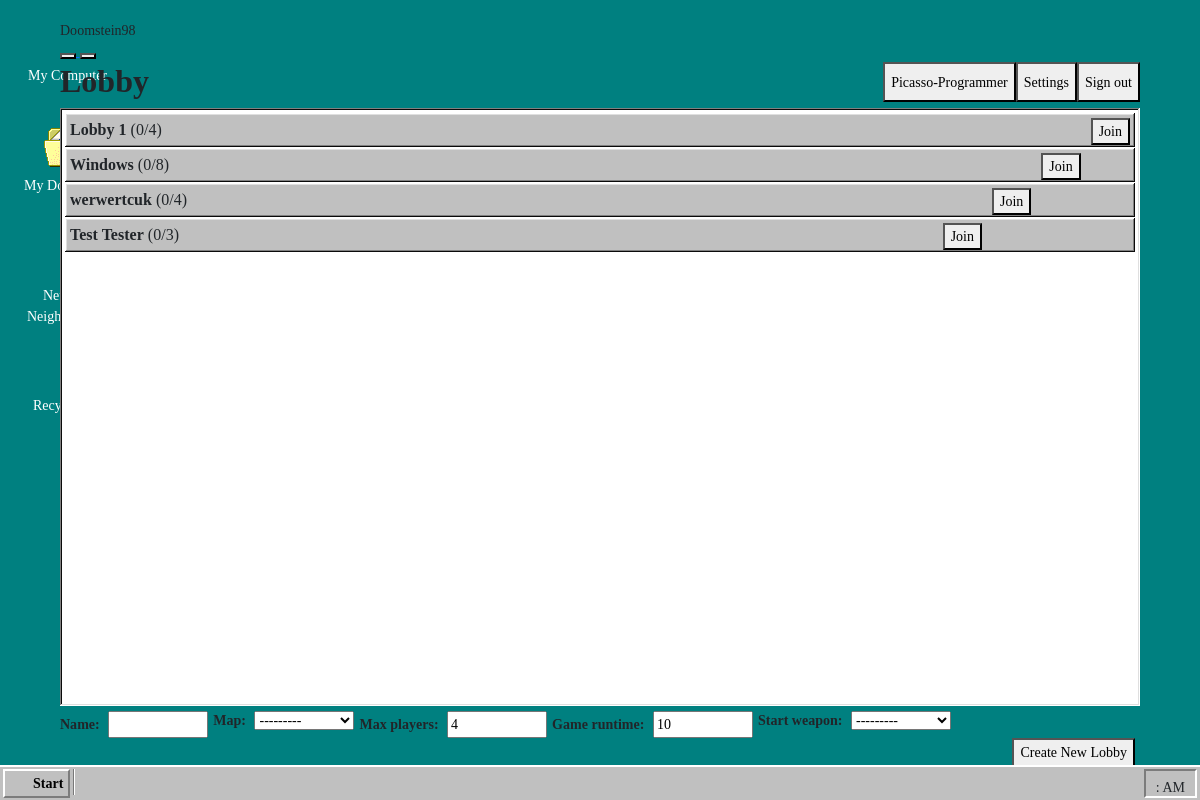
The app's page /menu/ (signed in) with its own data.
### Login/models.py (models this page shows, shortened)
class User(AbstractBaseUser, PermissionsMixin):
    email = models.EmailField(_('email'), max_length=100, unique=True)
    user_name = models.CharField(max_length=100, unique=True)
    creation_date = models.DateTimeField(default=timezone.now)
    is_staff = models.BooleanField(default=False)
    is_active = models.BooleanField(default=False)
    objects = AccountManager()
    USERNAME_FIELD = 'email'
    REQUIRED_FIELDS = ['user_name']

### lobby/models.py (models this page shows, shortened)
class Lobby(models.Model):
    name = models.CharField(max_length=50, unique=True)
    map = models.ForeignKey(Map, on_delete=models.CASCADE)
    mode = models.IntegerField(default=0)
    max_players = models.SmallIntegerField(default=4)
    current_players = models.SmallIntegerField(default=0)
    game_runtime = models.IntegerField(default=10)
    start_weapon = models.ForeignKey(Weapon, on_delete=models.CASCADE)

### Mainmenu/views.py (the view)
# urls.py: path('menu/', views.menu, name="menu"),
@login_required(login_url='/accounts/login/')
def menu(request):
    lobbies = Lobby.objects.all()
    context = {'lobbies': lobbies}
    if request.method == "POST":
        form = LobbyForm(request.POST)
        if form.is_valid():
            user = form.save()
            messages.add_message(request, messages.SUCCESS,
                                 'Lobby created.')
            return redirect(reverse("menu"))
        else:
            context['lobby_form'] = form
            messages.add_message(request, messages.ERROR,
                                 'Lobby was not created.')
    else:
        form = LobbyForm(request)
        context['lobby_form'] = form
    return render(request, "menu.html",
                  {'form': LobbyForm, 'lobbies': Lobby.objects.all()})

### lobby/models.py (called while the page is built)
    def __str__(self) -> str:
        return self.name

    def __str__(self) -> str:
        return self.name

### Mainmenu/templates/menu.html (shortened to what this page needs)
{% extends 'base.html' %}
{% block content %}
{% load static %}
<link rel="stylesheet" type="text/css" href="{% static 'menu/css/menu.css' %}">
    <h2 class="h2 lobby"><b>Lobby</b></h2>
    <a href="{% url 'logout' %}">
        <button class="button user">
        Sign out
        </button>
    </a>
    <button class="button user">
        Settings
    </button>
    <button class="button user">
        {{ user.user_name }}
    </button>
    <div class="div lobbybox">
        {% for lobby in lobbies %}
            <div class="div lobbyline">
                <p class="p lobbytext"><b>{{ lobby.name }}</b> ({{ lobby.current_players }}/{{ lobby.max_players }})</p>
                <a href="{% url 'game' lobby_name=lobby.name %}">
                    <button class="button lobby">
                        Join
                    </button>
                </a>
            </div>
        {% endfor %}
    </div>
    <form method="post">
        {% for field in form %}
            <div class="field-row-stacked register">
                {% if field.html_name == "name" %}
                <label class="label"><strong>{{ field.label_tag }}</strong></label>
                {% else %}
                <label><strong>{{ field.label_tag }}</strong></label>
                {% endif %}
                {{ field }}
            </div>
        {% endfor %}
        {% if messages %}
        {% for message in messages %}
                <span class="error">{{ message }}</span>
        {% endfor %}
        {% else %}
        <br>
        {% endif %}
        <section class="field-row">
            <button class="button createlobby">
                Create New Lobby
            </button>
        </section>
    </form>
{% endblock %}

### Mainmenu/templates/base.html (shortened to what this page needs)
<HTML lang="en">
    <head>
        {% load static %}
        <link href="https://cdn.jsdelivr.net/npm/bootstrap@5.1.1/dist/css/bootstrap.min.css" rel="stylesheet">
        <link rel="stylesheet" href="https://unpkg.com/98.css" />
        {% load static %}
        <link rel="stylesheet" type="text/css" href="{% static 'base/css/win98.css' %}">
        {% load static %}
    </head>
    <body>
        <div id="desktop">
            <div class="desktop-icons">
              <div class="desktop-icon my-computer" title="My Computer">
                My Computer
              </div>
              <div class="desktop-icon my-documents" title="My Documents">
                My Documents
              </div>
               <div class="desktop-icon network" title="Network Neighborhood">
                Network Neighborhood
              </div>
              <div class="desktop-icon trash-empty" title="Recycle Bin">
                Recycle Bin
              </div>
            </div>
            <div>
              <div class="window">
                <div class="title-bar">
                  <div class="title-bar-text">Doomstein98</div>
                  <div class="title-bar-controls">
                    <a href="{% url 'impressum' %}">
                      <button aria-label="Help"></button>
                    </a>
                    <a href="{% url 'play' %}">
                      <button aria-label="Close"></button>
                    </a>
                  </div>
                </div>
                <div id="window" class="window-body">
                  {% block content %}
                  {% endblock %}
                </div>
              </div>
            </div>
            <div id="toolbar">
              <div class="toolbar-start-menu">
                <button class="start-button">
                  Start
                </button>
              </div>
              <div class="toolbar-separator"></div>
              <div class="toolbar-right">
                <div class="time">: AM</div>
              </div>
            </div>
          </div>
    </body>
</HTML>

### static/base/css/win98.css (style rules this page uses)
* { box-sizing: border-box; }
body { cursor: url('../assets/3dwarro.cur'), auto; font-family: "MS Sans Serif"; letter-spacing: 0.001em; font-size: 14px; font-smooth: none; }
strong { font-weight: bold; }
#desktop { background: teal; width: 100%; height: 100vh; overflow: hidden; }
#toolbar { background: #c0c0c0; height: 35px; width: 100%; position: fixed; bottom: 0; left: 0; border-top: 2px solid #fff; }
#toolbar .toolbar-start-menu { float: left; }
#toolbar .toolbar-start-menu .start-button { background: url('../assets/windows-0.png') no-repeat 2px center/24px; padding-left: 28px; padding-right: 5px; height: 29px; margin: 2px 3px; font-weight: bold; border: 2px solid #7c7c7c; border-top-color: #fff; border-left-color: #fff; }
#toolbar .toolbar-separator { width: 2px; height: 26px; margin-top: 2px; background: #797979; float: left; border-right: 1px solid #fff; }
#toolbar .toolbar-right { float: right; margin: 2px 3px; height: 29px; border: 2px solid #7c7c7c; border-bottom-color: #fff; border-right-color: #fff; }
#toolbar .toolbar-right .time { padding: 6px 10px; }
.desktop-icons .desktop-icon { width: 115px; height: 100px; color: #fff; text-align: center; background: no-repeat center top; padding-top: 55px; margin: 10px; }
.desktop-icons .desktop-icon.my-computer { background-image: url('../assets/computer_explorer-5.png'); }
.desktop-icons .desktop-icon.my-documents { background-image: url('../assets/directory_open_file_mydocs-4.png'); }
.desktop-icons .desktop-icon.network { background-image: url('../assets/network_cool_two_pcs-0.png'); }
.desktop-icons .desktop-icon.trash-empty { background-image: url('../assets/recycle_bin_empty-4.png'); }
.window { width: 90%; height: 90%; position: fixed; top: 2.5%; left: 5%; resize: both; }

### static/menu/css/menu.css (style rules this page uses)
button { width: fit-content; }
button.user { width: fit-content; float: right; height: 40px; }
button.lobby { margin-top: 5px; margin-bottom: 5px; margin-left: 5px; margin-right: 5px; float: right; width: fit-content; height: fit-content; }
h2.lobby { float: left; }
button.createlobby { margin-top: 1%; margin-bottom: 1%; margin-left: 5px; margin-right: 5px; float: right; width: fit-content; height: 4%; }
div.lobbybox { display: block; background: #ffffff; box-shadow: inset -1px -1px #ffffff, inset 1px 1px #808080, inset -2px -2px #dfdfdf, inset 2px 2px #0a0a0a; padding: 5px 5px; overflow-y: scroll; margin: 0; width: 100%; height: 83%; }
div.lobbyline { background: #c0c0c0; box-shadow: inset -1px -1px #0a0a0a, inset 1px 1px #ffffff, inset -2px -2px #808080, inset 2px 2px #dfdfdf; height: fit-content; margin-bottom: 1px; }
p.lobbytext { display: inline-block; margin-top: 5px; margin-bottom: 5px; margin-left: 5px; font-size: medium; }
.formfield { width: 100px; margin: 5px; }
.label { margin-top: 5px; }
.field-row-stacked.register { float: left; }

### records on screen
User: user_name "Picasso-Programmer"
Lobby: name "Lobby 1", current_players "0", max_players "4"
Lobby: name "Windows", current_players "0", max_players "8"
Lobby: name "werwertcuk", current_players "0", max_players "4"
Lobby: name "Test Tester", current_players "0", max_players "3"

### other values on screen
{{ field.label_tag }} "Name:"
{{ field.label_tag }} "Map:" "Max players:" "Game runtime:" "Start weapon:"
